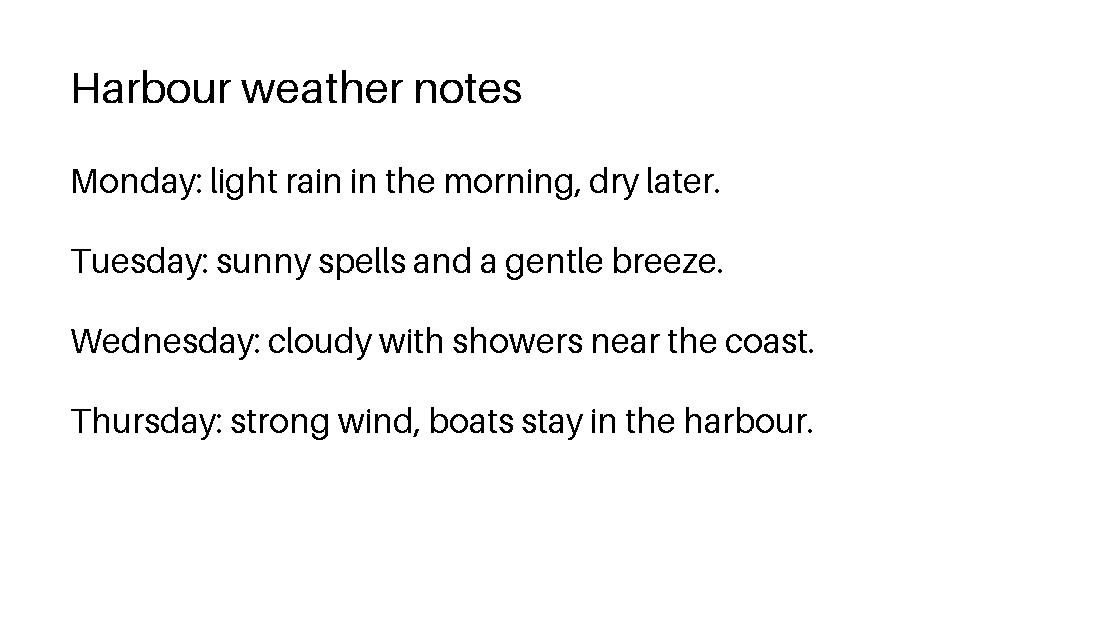
#> input picture src/omrs/core/providers/decision/smoke_page.png, 1100 x 620 px
$ python -i blank_pages.py   (imports and definitions only)
#> lines starting #> are read from the running program, lines starting #| are printed output that depends on the picture; after the words box and inside, x2 and y2 are one past the last pixel; in counts of white or black regions, pixels touching at a corner belong together
#> further down, picture is the input picture: PIL image 1100x620 1; 96.6% white; 185 black regions (19 under 20 px), largest, box (x1, y1, x2, y2) and area: (241, 80, 275, 103) 315, (143, 70, 165, 103) 289, (74, 73, 98, 103) 288
"""Blank-page detection from page-image ink (change skip-blank-pages-before-worker).

A flagged page whose image carries no stroke ink is a blank sheet: a
cover, an empty back, the bed of a scanner. Sending it to local OCR and
then to the OCR engine buys 33 to 51 s of engine time for text nobody
can read off the page (handoff 2026-11-02, "rf06 unresolved pages").
This module answers one question before any OCR tier runs: is this page
blank?

The signal is edge-free stroke ink (design.md, "The chosen signal"):

1. render the page, convert to grey, downscale so the long side is
   1000 px (a box filter, so the score barely follows render dpi);
2. close with a 9 x 9 square (maximum, then minimum) — thin dark
   strokes vanish in the closed image, large dark areas and straight
   sheet edges survive;
3. stroke ink: pixels where the closing is brighter than the image by
   more than 40 grey levels;
4. drop specks: an ink pixel survives only with at least 3 ink
   neighbours of 8 (scanned paper grain and dust die here);
5. drop every ink mark connected to the image border (scanner frames
   and the edge of a small sheet);
6. score: the fraction of pixels still ink. Below
   :data:`BLANK_PAGE_INK_THRESHOLD` the page is blank.

Measured on all 1,123 Experiment 33 pages: no page with 3 or more
reference characters, and no illegible page, scores below the threshold;
the lowest content page sits 5.3 times above it. The test reads the
page image and never OCR text, because local OCR also returns empty on
real content (recall 0.000 on Arabic and Devanagari, Experiment 33).

Failure is cheap: a page that cannot be rendered or scored is not
blank, one warning names the file, and the page follows today's route.
"""

from __future__ import annotations

import logging
from collections.abc import Sequence
from io import BytesIO
from pathlib import Path
from typing import Any

logger = logging.getLogger(__name__)

#: Bump on ANY change to the score or the threshold. The version joins
#: the page-unit source index identity, so a change re-ingests page-unit
#: sources only. A test pins the value.
BLANK_PAGE_TEST_VERSION = 1

#: A page is blank below this fraction of remaining ink pixels. Calibrated
#: 2026-11-02 on all 1,123 Experiment 33 pages: 1.6 times the highest
#: blank page, 5.3 times below the lowest page with content. A test pins
#: the value.
BLANK_PAGE_INK_THRESHOLD = 1.5e-4

#: Renders go to LiteParse in batches, because one page PNG is up to
#: 1.5 MB and a scan can flag hundreds of pages (design decision 2).
_RENDER_BATCH = 16

#: The score works at this long side, whatever the render dpi.
_LONG_SIDE_PX = 1000

#: Closing kernel (odd) and the grey-level depth a stroke must show.
_CLOSING_SIZE = 9
_CLOSING_DEPTH = 40

#: An ink pixel survives speck removal with at least this many ink
#: neighbours of 8.
_SPECK_NEIGHBOURS = 3

#: The eight neighbour offsets, shared by speck removal and the
#: border-connected flood.
_DIRECTIONS = ((-1, -1), (-1, 0), (-1, 1), (0, -1), (0, 1), (1, -1), (1, 0), (1, 1))


def score_is_blank(score: float) -> bool:
    """Return whether *score* is below the blank threshold."""
    return score < BLANK_PAGE_INK_THRESHOLD


def page_ink_score(image: Any) -> float:
    """Return the edge-free stroke-ink fraction of a page image.

    Args:
        image: The rendered page, any PIL mode (converted to grey here).

    Returns:
        The fraction of pixels that stay ink after closing, speck
        removal and border-connected removal. ``0.0`` for a page with no
        surviving ink.
    """
    import numpy as np
    from PIL import Image, ImageFilter

    grey = image.convert("L")
    if max(grey.size) > _LONG_SIDE_PX:
        scale = _LONG_SIDE_PX / max(grey.size)
#> scale = 0.909
        size = (round(grey.width * scale), round(grey.height * scale))
#> size = (1000, 564)
        grey = grey.resize(size, Image.Resampling.BOX)
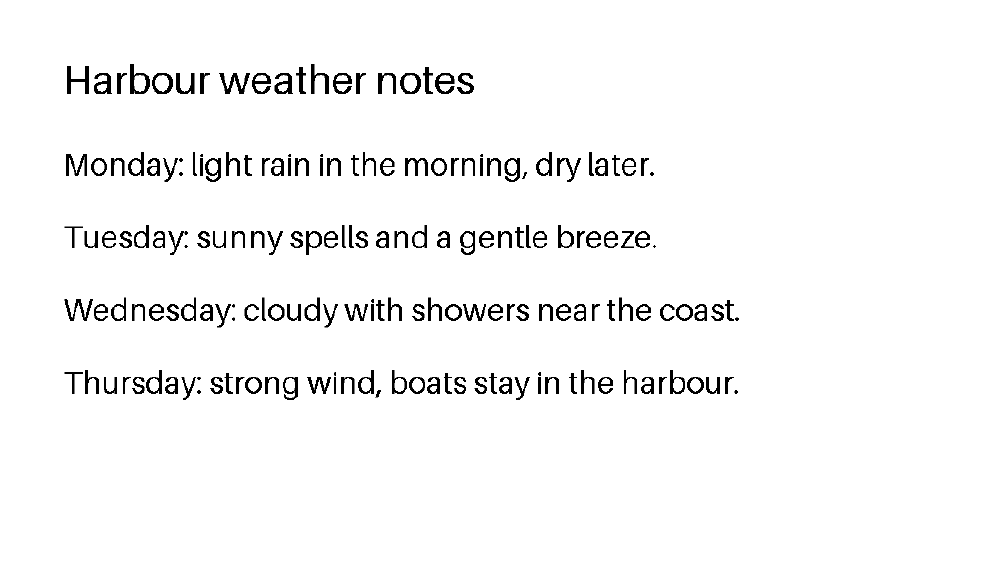
#> grey: PIL image 1000x564 L; min 0, max 255, mean 246.2
    closed = grey.filter(ImageFilter.MaxFilter(_CLOSING_SIZE)).filter(
        ImageFilter.MinFilter(_CLOSING_SIZE)
    )
#> closed: PIL image 1000x564 L; every value is 255
    plain = np.asarray(grey, dtype=np.int16)
    filled = np.asarray(closed, dtype=np.int16)
#> filled: shape (564, 1000) int16; every value is 255
    ink = (filled - plain) > _CLOSING_DEPTH
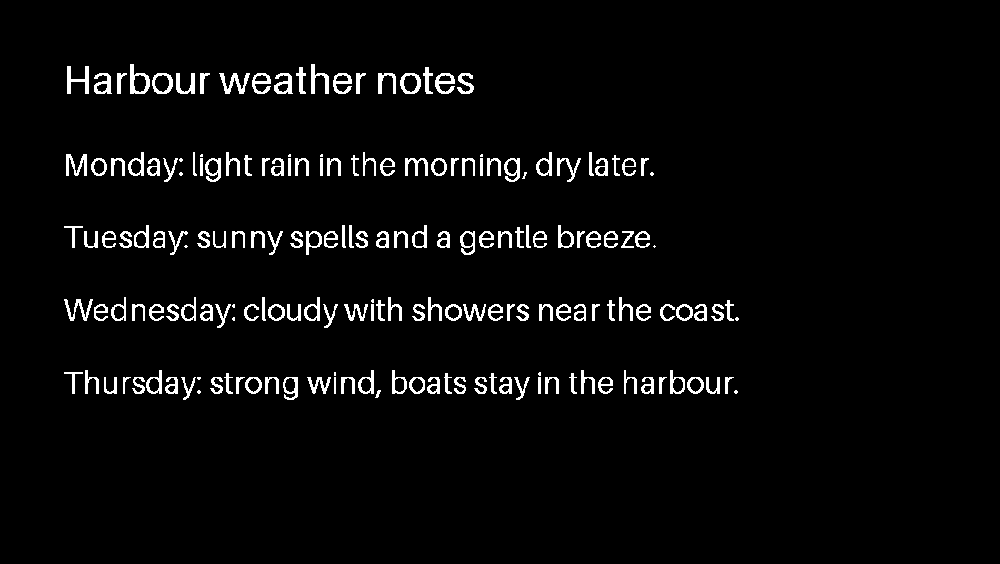
#> ink: shape (564, 1000) bool; 3.6% white; 184 white regions (19 under 20 px), largest, box (x1, y1, x2, y2) and area: (219, 73, 250, 94) 270, (67, 66, 89, 94) 266, (130, 64, 150, 94) 258
    ink = _without_specks(ink)
    ink = _without_border_connected(ink)
    return float(int(ink.sum()) / ink.size) if ink.size else 0.0


# [87 lines left out: functions find_blank_pages, _blank_pages_in_batches, _decode, not called in this run]


def _neighbour_sums(mask: Any) -> Any:
    """Count, per pixel, how many of its 8 neighbours are set in *mask*."""
    import numpy as np

    padded = np.zeros((mask.shape[0] + 2, mask.shape[1] + 2), dtype=np.uint8)
    for dy, dx in _DIRECTIONS:
        padded[1 + dy : 1 + dy + mask.shape[0], 1 + dx : 1 + dx + mask.shape[1]] += mask
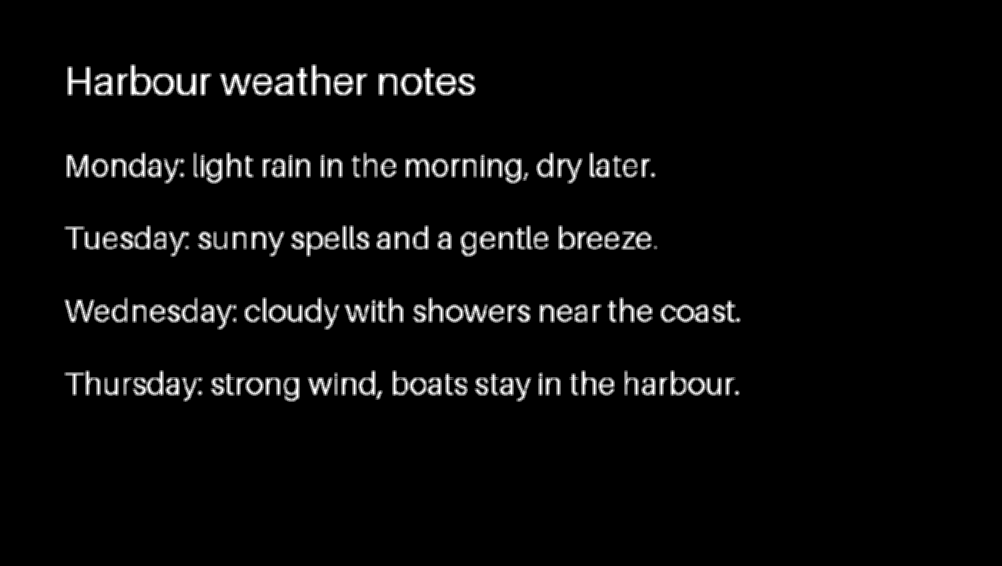
#> padded: shape (566, 1002); min 0, max 8, mean 0.286; drawn with min black and max white
    return padded[1:-1, 1:-1]
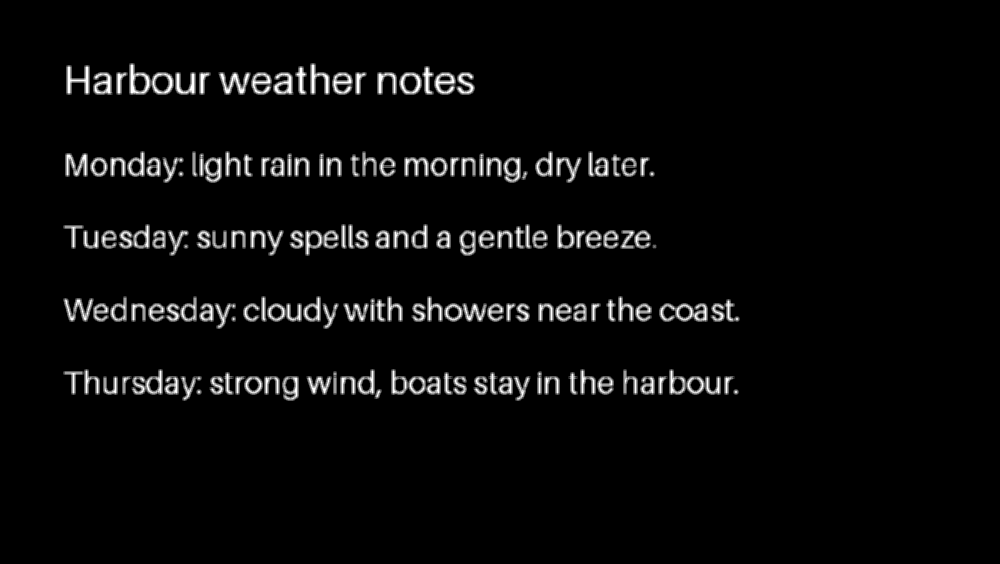
#> returned value: shape (564, 1000); min 0, max 8, mean 0.287; drawn with min black and max white


def _without_specks(ink: Any) -> Any:
    """Drop ink pixels with fewer than :data:`_SPECK_NEIGHBOURS` ink neighbours."""
    import numpy as np

    return ink & (_neighbour_sums(ink.astype(np.uint8)) >= _SPECK_NEIGHBOURS)
#> returned value: shape (564, 1000) bool; 3.6% white; 186 white regions (21 under 20 px), largest, box (x1, y1, x2, y2) and area: (220, 73, 250, 94) 269, (67, 66, 89, 94) 266, (130, 64, 150, 94) 258


def _without_border_connected(ink: Any) -> Any:
    """Drop every ink mark reachable from the image border through ink.

    Geodesic reconstruction from the border: dilate the border seed
    inside the ink mask until nothing new is reached. Scanner frames and
    the edge of a small sheet die here; a header near the top edge, not
    touching it, survives.
    """
    import numpy as np

    seed = np.zeros_like(ink)
    seed[0, :] = ink[0, :]
#> seed: shape (564, 1000) bool; every value is 0
    seed[-1, :] = ink[-1, :]
    seed[:, 0] = ink[:, 0]
    seed[:, -1] = ink[:, -1]
    if not seed.any():
        return ink
    reached = seed
    while True:
        grown = ((_neighbour_sums(reached.astype(np.uint8)) > 0) & ink) | reached
        if np.array_equal(grown, reached):
            return ink & ~reached
        reached = grown

>>> from PIL import Image
>>> picture = Image.open('../../core/providers/decision/smoke_page.png')
>>> result = page_ink_score(picture)
#> result = 0.0358
